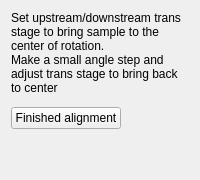
     <widget class="QWidget" name="page_second_trans">
      <layout class="QVBoxLayout" name="layout_second_trans">
       <item>
        <widget class="QLabel" name="lb_secondtrans_title">
         <property name="text">
          <string>Set upstream/downstream trans stage to bring sample to the center of rotation.&lt;br/&gt;Make a small angle step and adjust trans stage to bring back to center</string>
         </property>
         <property name="textFormat">
          <enum>Qt::RichText</enum>
         </property>
         <property name="wordWrap">
          <bool>true</bool>
         </property>
        </widget>
       </item>
       <item>
        <widget class="QWidget" name="container_rows_secondtrans" native="true"/>
       </item>
       <item>
        <layout class="QHBoxLayout" name="layout_secondtrans_buttons">
         <item>
          <widget class="QPushButton" name="pb_second_finish">
           <property name="text">
            <string>Finished alignment</string>
           </property>
          </widget>
         </item>
         <item>
          <spacer name="spacer_secondtrans">
           <property name="orientation">
            <enum>Qt::Horizontal</enum>
           </property>
           <property name="sizeHint" stdset="0">
            <size>
             <width>40</width>
             <height>20</height>
            </size>
           </property>
          </spacer>
         </item>
        </layout>
       </item>
       <item>
        <spacer name="spacer_secondtrans_bottom">
         <property name="orientation">
          <enum>Qt::Vertical</enum>
         </property>
         <property name="sizeHint" stdset="0">
          <size>
           <width>20</width>
           <height>40</height>
          </size>
         </property>
        </spacer>
       </item>
      </layout>
     </widget>
